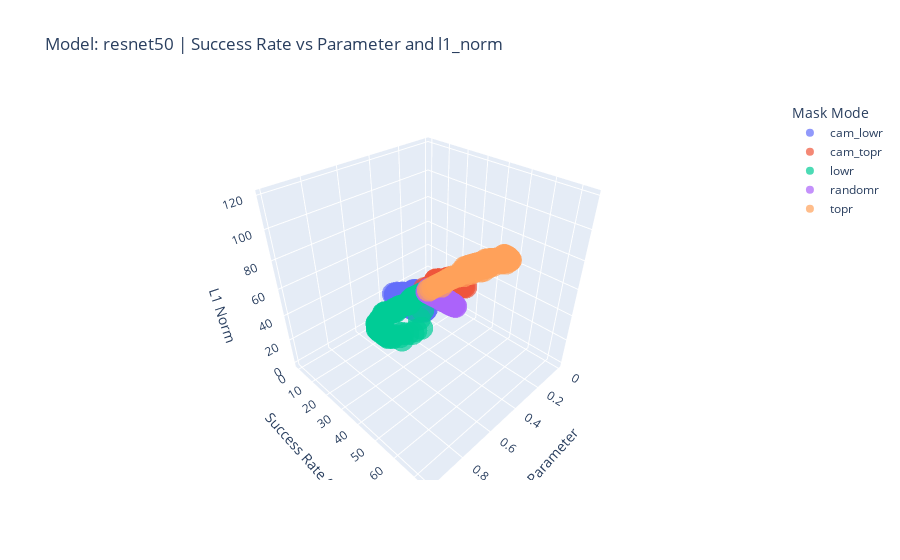
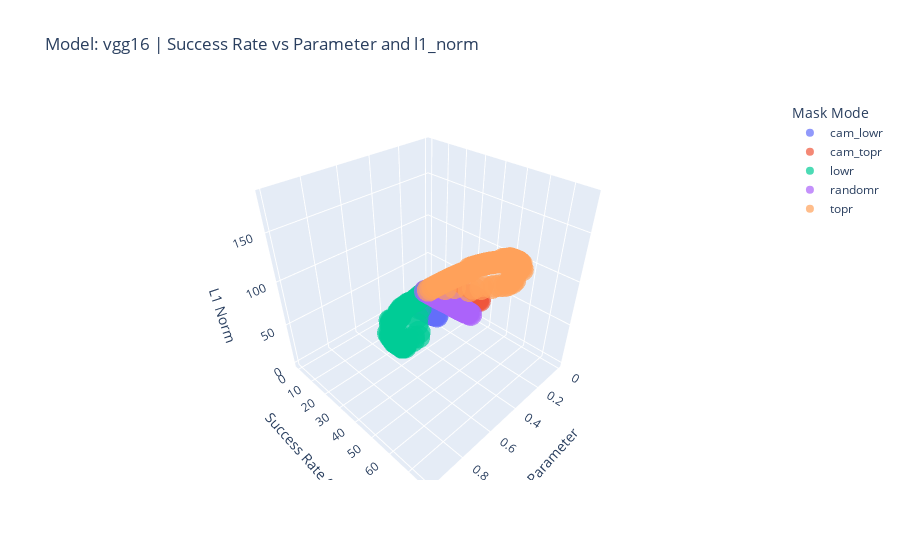
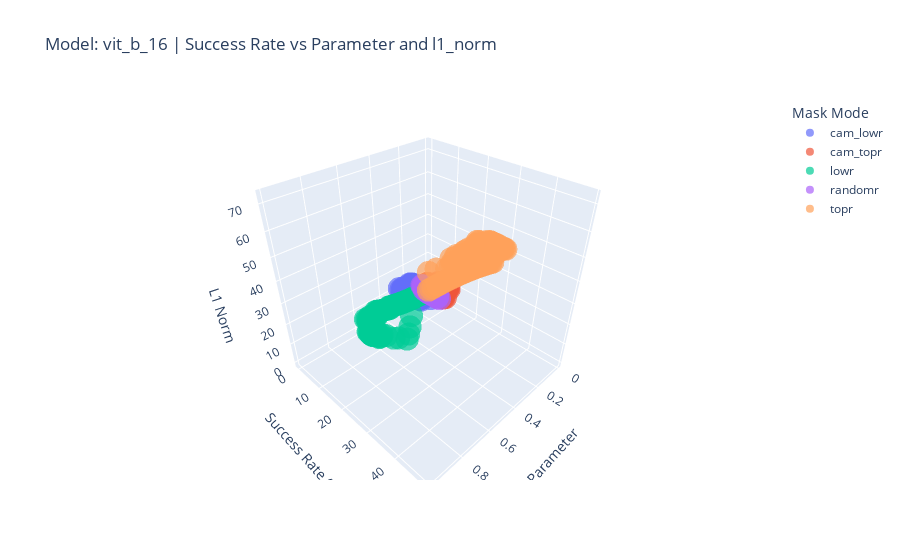

These figures' notebook cell, in order:
### Code cell
plot_3d_scatter_plotly(data2, 0.01, 'fgsm', 'l1_norm')
